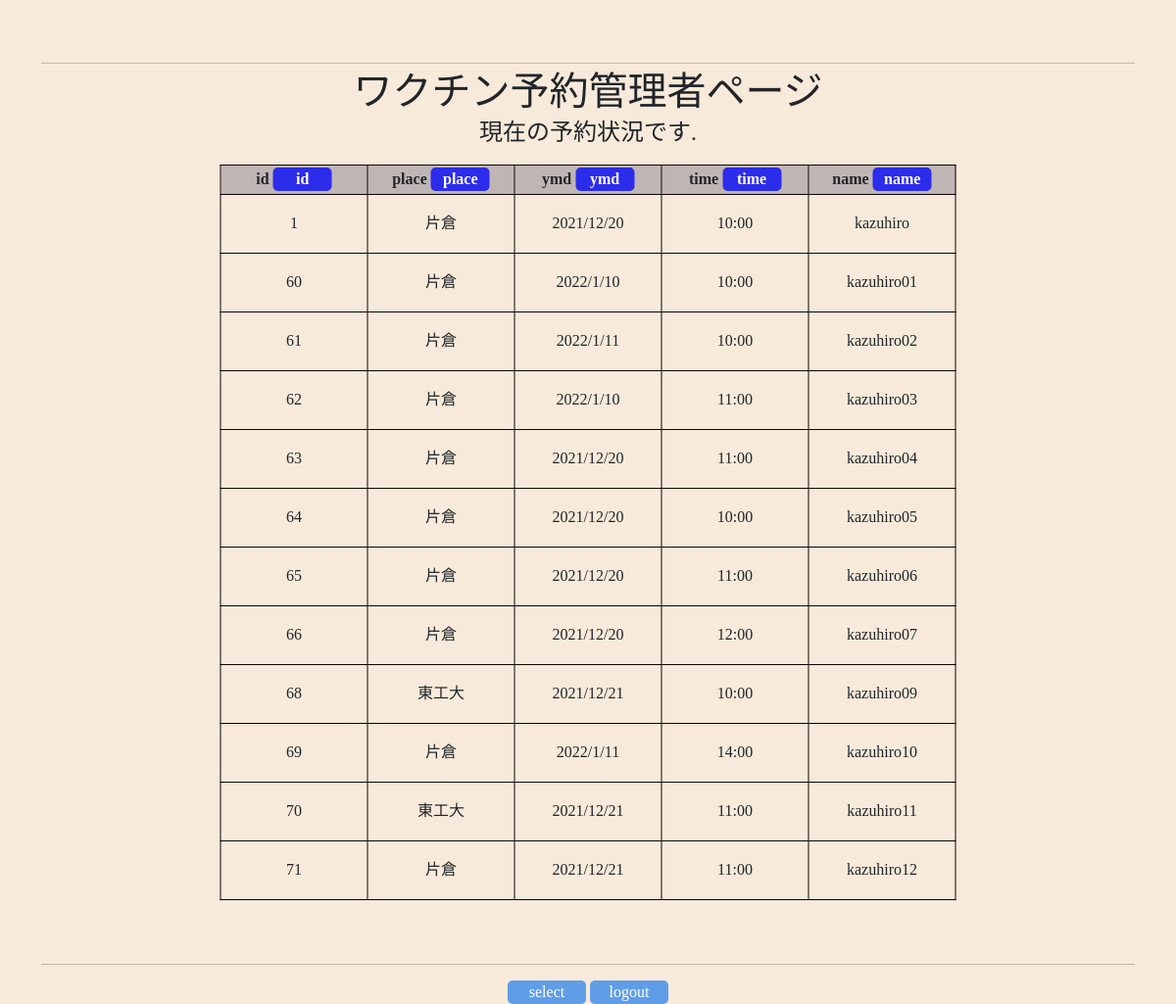
Screenshot of /select2/ (signed in) with the database file from the repository.
### vaccinepost/models.py (models this page shows)
class PlaceModel(models.Model):
    place = models.CharField(max_length=50)
    images = models.ImageField(upload_to='')
    def __str__(self):
        return self.place

class CalendarModel(models.Model):
    day = models.CharField(max_length=20)
    def __str__(self):
        return self.day

class TimeModel(models.Model):
    time = models.CharField(max_length=20)
    def __str__(self):
        return self.time

class CustomUser(AbstractUser):
    class Meta(AbstractUser.Meta):
        pass
    address = models.CharField(max_length=50)
    age = models.IntegerField('年齢',blank=True,null=True)
    zip_code = models.CharField(max_length=10)

### vaccinepost/views.py (the view)
# urls.py: path('select2/',select2view,name='select2'),
@login_required
@staff_member_required
def select2view(request):
    object_list = RegisterModel.objects.all()
    each_object = [i for i in object_list]
    data = []
    aitems = ['id','place','ymd','time','name']
    for i in range(len(each_object)):
        data.append(str(each_object[i].id))
        data.append(str(each_object[i].place))
        data.append(str(each_object[i].day))
        data.append(str(each_object[i].time))
        data.append(str(each_object[i].username))
        data.append('#')
    print('aitems:',aitems)
    print('data:',data)
    return render(request,'select2.html',{'data':data,'aitems':aitems})

### templates/select2.html
{% extends 'base.html' %}
{% load static %}
{% block header %}
    <link rel='stylesheet' type="text/css" href="{% static 'confirm2.css' %}"></link>
{% endblock header %}
{% block content %}
<div class="container">
    <form class="form-signin" method='post'>{% csrf_token %}
        <h1>ワクチン予約管理者ページ</h1>
        <hr>
        <h4>現在の予約状況です.</h4>
        <table>
            <tr>
            {% for i in aitems %}
                    <th> {{ i }} <a href = "{% url 'decision5' i %}">{{i}}</a></th>
            {% endfor %}
            </tr>
            {% for j in data %}
               {% if j == '#' %}
                    </tr><tr>
               {% else %}
                    <td> {{ j }} </td>
               {% endif %}
            {% endfor %}
            </tr>
        </table>
        <hr id="under_line">
        <a href="{% url 'select2' %}" class="logout">select</a>
        <a href="{% url 'login' %}" class="logout">logout</a>
    </form>
</div>
{% endblock content %}

### templates/base.html (shortened to what this page needs)
<!doctype html>
<html lang="en">
  <head>
    <link href="https://cdn.jsdelivr.net/npm/bootstrap@5.1.3/dist/css/bootstrap.min.css" rel="stylesheet">
  </head>
  <body>
    {% block header %}
    {% endblock header %}
    {% block content %}
    {% endblock content %}
  </body>
</html>

### static/confirm2.css (style rules this page uses)
body { text-align: center; font-family: '游明朝','Yu Mincho',YuMincho,'Hiragino Mincho Pro',serif; background-color:rgb(247, 234, 218); }
table { position:relative; left:50%; transform:translateX(-50%); top:50px; }
th { border:1px solid rgb(14, 3, 3); width:150px; text-align: center; border-collapse: collapse; height: 30px; background-color:rgb(192, 181, 181); }
td { border:1px solid rgb(14, 3, 3); width:150px; text-align: center; border-collapse: collapse; height: 60px; }
h1 { position:relative; top:70px; }
h4 { position:relative; top:40px; }
a { display:inline-block; position:relative; top:0px; width:60px; text-decoration-line: none; background-color:rgb(44, 44, 235); padding-left: 10px; padding-right: 10px; border-radius: 5px; color: white; }
.logout { position:relative; text-align: center; display:inline-block; width:80px; top:100px; text-decoration-line: none; background-color:rgb(95, 158, 231); padding-left: 10px; padding-right: 10px; border-radius: 5px; color: white; }
#under_line { position:relative; top:100px; }

### rows the page displays
PlaceModel: data "片倉" "片倉" "片倉" "片倉" "片倉" "片倉" "片倉" "片倉" "片倉" "片倉"
CalendarModel: data "2021/12/20" "2021/12/20" "2021/12/20" "2021/12/20" "2021/12/20"
TimeModel: data "10:00" "10:00" "10:00" "10:00" "10:00"
CustomUser: data "kazuhiro"
CalendarModel: data "2022/1/10" "2022/1/10"
CustomUser: data "kazuhiro01"
CalendarModel: data "2022/1/11" "2022/1/11"
CustomUser: data "kazuhiro02"
TimeModel: data "11:00" "11:00" "11:00" "11:00" "11:00"
CustomUser: data "kazuhiro03"
CustomUser: data "kazuhiro04"
CustomUser: data "kazuhiro05"
CustomUser: data "kazuhiro06"
TimeModel: data "12:00"
CustomUser: data "kazuhiro07"
PlaceModel: data "東工大" "東工大"
CalendarModel: data "2021/12/21" "2021/12/21" "2021/12/21"
CustomUser: data "kazuhiro09"
TimeModel: data "14:00"
CustomUser: data "kazuhiro10"
CustomUser: data "kazuhiro11"
CustomUser: data "kazuhiro12"

### other values shown
{{ i }} "id" "place" "ymd" "time" "name"
{{ j }} "1" "60" "61" "62" "63" "64" "65" "66" "68" "69" "70" "71"
